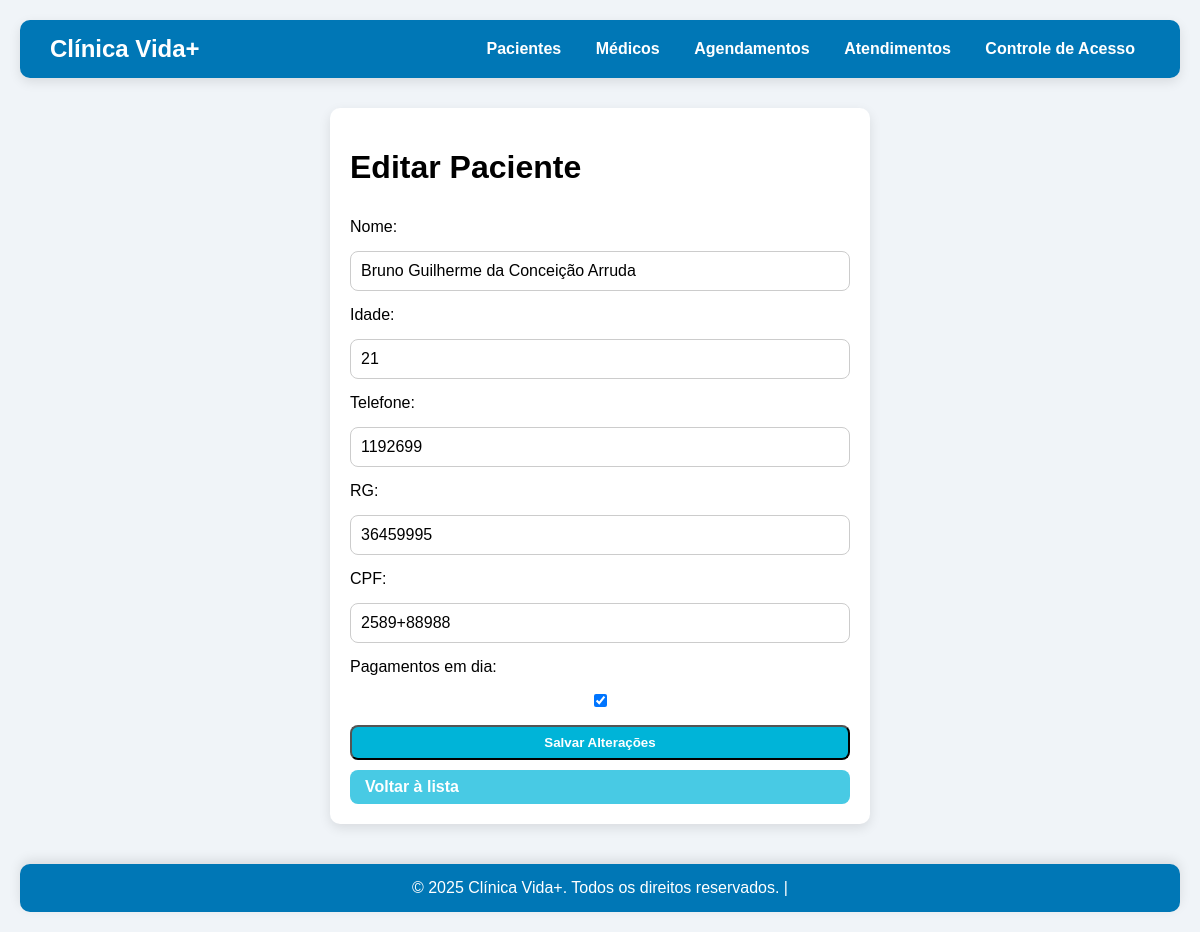
The page /editar/1 on the database its author committed.
### app.py (models this page shows)
class Paciente(db.Model):
    id = db.Column(db.Integer, primary_key=True)
    nome = db.Column(db.String(100), nullable=False)
    idade = db.Column(db.Integer, nullable=False)
    telefone = db.Column(db.String(20), nullable=False)
    rg = db.Column(db.String(20))
    cpf = db.Column(db.String(20))
    pagamentos_em_dia = db.Column(db.Boolean, default=True)
    atendimentos = db.relationship('Atendimento', backref='paciente', lazy=True, cascade="all, delete")
    agendamentos = db.relationship('Agendamento', backref='paciente', lazy=True, cascade="all, delete")
    pagamentos = db.relationship('Pagamento', backref='paciente', lazy=True, cascade="all, delete")

### app.py (the view, shortened to what this page needs)
@app.route('/editar/<int:id>', methods=['GET', 'POST'])
def editar(id):
    paciente = Paciente.query.get_or_404(id)
    return render_template('editar.html', paciente=paciente)

### templates/editar.html
{% extends "base.html" %}
{% block content %}
<div class="cadastrar-container">
    <div class="card cadastrar-card">
        <h1>Editar Paciente</h1>
        <form method="POST">
            <label for="nome">Nome:</label>
            <input type="text" id="nome" name="nome" value="{{ paciente.nome }}" required>
            <label for="idade">Idade:</label>
            <input type="number" id="idade" name="idade" value="{{ paciente.idade }}" required>
            <label for="telefone">Telefone:</label>
            <input type="text" id="telefone" name="telefone" value="{{ paciente.telefone }}" required>
            <label for="rg">RG:</label>
            <input type="text" id="rg" name="rg" value="{{ paciente.rg }}" required>
            <label for="cpf">CPF:</label>
            <input type="text" id="cpf" name="cpf" value="{{ paciente.cpf }}" required>
            <label for="pagamentos_em_dia">Pagamentos em dia:</label>
            <input type="checkbox" id="pagamentos_em_dia" name="pagamentos_em_dia" {% if paciente.pagamentos_em_dia
                %}checked{% endif %}>
            <button type="submit" class="btn">Salvar Alterações</button>
        </form>
        <a href="{{ url_for('index') }}" class="btn btn-voltar">Voltar à lista</a>
    </div>
</div>
{% endblock %}

### static/style.css (style rules this page uses)
body { font-family: Arial, sans-serif; background-color: #f0f4f8; margin: 0; padding: 20px; }
.card { background-color: white; border-radius: 10px; padding: 20px; box-shadow: 0 4px 12px rgba(0,0,0,0.1); transition: transform 0.3s, box-shadow 0.3s; display: flex; flex-direction: column; gap: 10px; }
.btn { display: inline-block; padding: 8px 15px; background-color: #00b4d8; color: white; border-radius: 8px; text-decoration: none; font-weight: bold; transition: transform 0.2s, background-color 0.2s; }
.btn-voltar { background-color: #48cae4; }
form { display: flex; flex-direction: column; gap: 15px; }
input[type="text"], input[type="number"], input[type="date"], input[type="time"], select, textarea { padding: 10px; border-radius: 8px; border: 1px solid #ccc; font-size: 1rem; width: 100%; box-sizing: border-box; }
.cadastrar-container { display: flex; justify-content: center; margin-bottom: 30px; }
.cadastrar-card { width: 100%; max-width: 500px; }

### rows shown on the page
Paciente: nome "Bruno Guilherme da Conceição Arruda", idade "21", telefone "1192699", rg "36459995", cpf "2589+88988", pagamentos_em_dia "☑"
